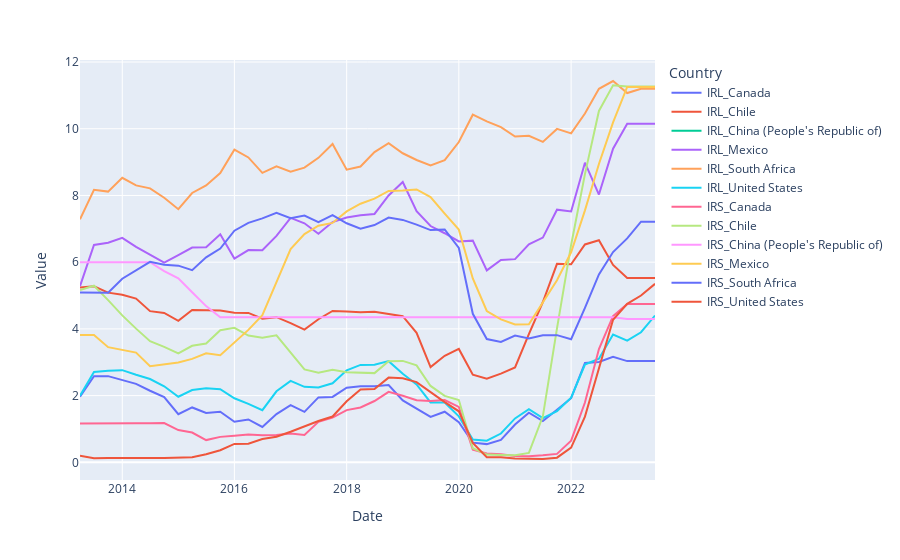

Source (notebook cell):
### Code cell
# Just to Visualize Interest Rates, melt 
melted_df = pd.melt(interest_rates, id_vars=['Date'], var_name='Country', value_name='Value')
melted_df['Date'] = pd.to_datetime(melted_df['Date'])
melted_df = melted_df.sort_values(['Date', 'Country']).reset_index(drop=True)
px.line(melted_df, x='Date', y='Value', color='Country')
